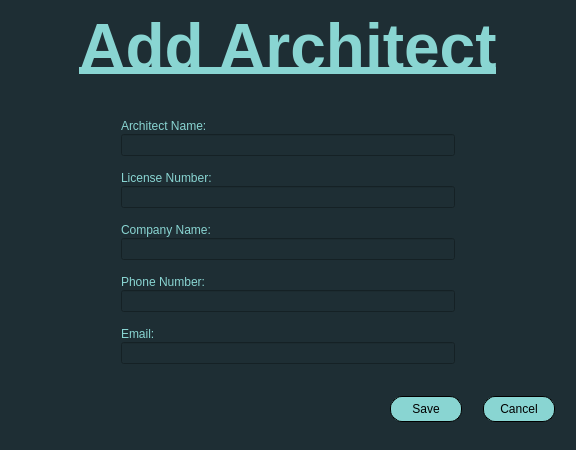
<?xml version="1.0" encoding="UTF-8"?>
<ui version="4.0">
 <class>AddArchitectDialog</class>
 <widget class="QDialog" name="AddArchitectDialog">
  <property name="geometry">
   <rect>
    <x>0</x>
    <y>0</y>
    <width>576</width>
    <height>450</height>
   </rect>
  </property>
  <property name="windowTitle">
   <string>Dialog</string>
  </property>
  <property name="styleSheet">
   <string notr="true">QWidget{
	background-color: #1E2E34;
}</string>
  </property>
  <layout class="QVBoxLayout" name="verticalLayout_3">
   <item>
    <widget class="QLabel" name="addArchitectLabel">
     <property name="minimumSize">
      <size>
       <width>550</width>
       <height>60</height>
      </size>
     </property>
     <property name="font">
      <font>
       <pointsize>48</pointsize>
       <bold>true</bold>
       <underline>true</underline>
      </font>
     </property>
     <property name="styleSheet">
      <string notr="true">QLabel{
	color: #89D5D2;
}</string>
     </property>
     <property name="text">
      <string>Add Architect</string>
     </property>
     <property name="alignment">
      <set>Qt::AlignmentFlag::AlignCenter</set>
     </property>
    </widget>
   </item>
   <item>
    <layout class="QVBoxLayout" name="input_layout">
     <property name="spacing">
      <number>15</number>
     </property>
     <property name="leftMargin">
      <number>110</number>
     </property>
     <property name="topMargin">
      <number>30</number>
     </property>
     <property name="rightMargin">
      <number>110</number>
     </property>
     <property name="bottomMargin">
      <number>10</number>
     </property>
     <item>
      <layout class="QVBoxLayout" name="name_layout">
       <property name="spacing">
        <number>1</number>
       </property>
       <item>
        <widget class="QLabel" name="architectName">
         <property name="styleSheet">
          <string notr="true">QLabel{
	color: #89D5D2;
}</string>
         </property>
         <property name="text">
          <string>Architect Name:</string>
         </property>
        </widget>
       </item>
       <item>
        <widget class="QLineEdit" name="architectNameInput"/>
       </item>
      </layout>
     </item>
     <item>
      <layout class="QVBoxLayout" name="license_layout">
       <property name="spacing">
        <number>1</number>
       </property>
       <item>
        <widget class="QLabel" name="license">
         <property name="styleSheet">
          <string notr="true">QLabel{
	color: #89D5D2;
}</string>
         </property>
         <property name="text">
          <string>License Number:</string>
         </property>
        </widget>
       </item>
       <item>
        <widget class="QLineEdit" name="licenseInput"/>
       </item>
      </layout>
     </item>
     <item>
      <layout class="QVBoxLayout" name="company_layout">
       <property name="spacing">
        <number>1</number>
       </property>
       <item>
        <widget class="QLabel" name="companyName">
         <property name="styleSheet">
          <string notr="true">QLabel{
	color: #89D5D2;
}</string>
         </property>
         <property name="text">
          <string>Company Name:</string>
         </property>
        </widget>
       </item>
       <item>
        <widget class="QLineEdit" name="companyInput"/>
       </item>
      </layout>
     </item>
     <item>
      <layout class="QVBoxLayout" name="phone_layout">
       <property name="spacing">
        <number>1</number>
       </property>
       <item>
        <widget class="QLabel" name="phone">
         <property name="styleSheet">
          <string notr="true">QLabel{
	color: #89D5D2;
}</string>
         </property>
         <property name="text">
          <string>Phone Number:</string>
         </property>
        </widget>
       </item>
       <item>
        <widget class="QLineEdit" name="phoneInput"/>
       </item>
      </layout>
     </item>
     <item>
      <layout class="QVBoxLayout" name="email_layout">
       <property name="spacing">
        <number>1</number>
       </property>
       <item>
        <widget class="QLabel" name="email">
         <property name="styleSheet">
          <string notr="true">QLabel{
	color: #89D5D2;
}</string>
         </property>
         <property name="text">
          <string>Email:</string>
         </property>
        </widget>
       </item>
       <item>
        <widget class="QLineEdit" name="emailInput"/>
       </item>
      </layout>
     </item>
    </layout>
   </item>
   <item alignment="Qt::AlignmentFlag::AlignRight|Qt::AlignmentFlag::AlignVCenter">
    <widget class="QDialogButtonBox" name="addArchitectButtonBox">
     <property name="enabled">
      <bool>true</bool>
     </property>
     <property name="sizePolicy">
      <sizepolicy hsizetype="Preferred" vsizetype="Preferred">
       <horstretch>0</horstretch>
       <verstretch>0</verstretch>
      </sizepolicy>
     </property>
     <property name="minimumSize">
      <size>
       <width>150</width>
       <height>30</height>
      </size>
     </property>
     <property name="layoutDirection">
      <enum>Qt::LayoutDirection::LeftToRight</enum>
     </property>
     <property name="styleSheet">
      <string notr="true">QDialogButtonBox QPushButton{
	border-radius: 12px;
	border: 1px solid black;
	border-style: solid;
	background-color: #89D5D2;
	color: black;
	min-width: 50px;
	min-height: 10px;
	padding: 5px 10px;
	margin-left: 5px;
	margin-right: 10px;
}

QDialogButtonBox  QPushButton:hover{
	background-color: #6FB5B2;
}

QDialogButtonBox QPushButton:pressed {
	background-color: #5A9695
}</string>
     </property>
     <property name="orientation">
      <enum>Qt::Orientation::Horizontal</enum>
     </property>
     <property name="standardButtons">
      <set>QDialogButtonBox::StandardButton::Cancel|QDialogButtonBox::StandardButton::Save</set>
     </property>
     <property name="centerButtons">
      <bool>true</bool>
     </property>
    </widget>
   </item>
  </layout>
 </widget>
 <resources/>
 <connections>
  <connection>
   <sender>addArchitectButtonBox</sender>
   <signal>accepted()</signal>
   <receiver>AddArchitectDialog</receiver>
   <slot>accept()</slot>
   <hints>
    <hint type="sourcelabel">
     <x>248</x>
     <y>254</y>
    </hint>
    <hint type="destinationlabel">
     <x>157</x>
     <y>274</y>
    </hint>
   </hints>
  </connection>
  <connection>
   <sender>addArchitectButtonBox</sender>
   <signal>rejected()</signal>
   <receiver>AddArchitectDialog</receiver>
   <slot>reject()</slot>
   <hints>
    <hint type="sourcelabel">
     <x>316</x>
     <y>260</y>
    </hint>
    <hint type="destinationlabel">
     <x>286</x>
     <y>274</y>
    </hint>
   </hints>
  </connection>
 </connections>
</ui>
